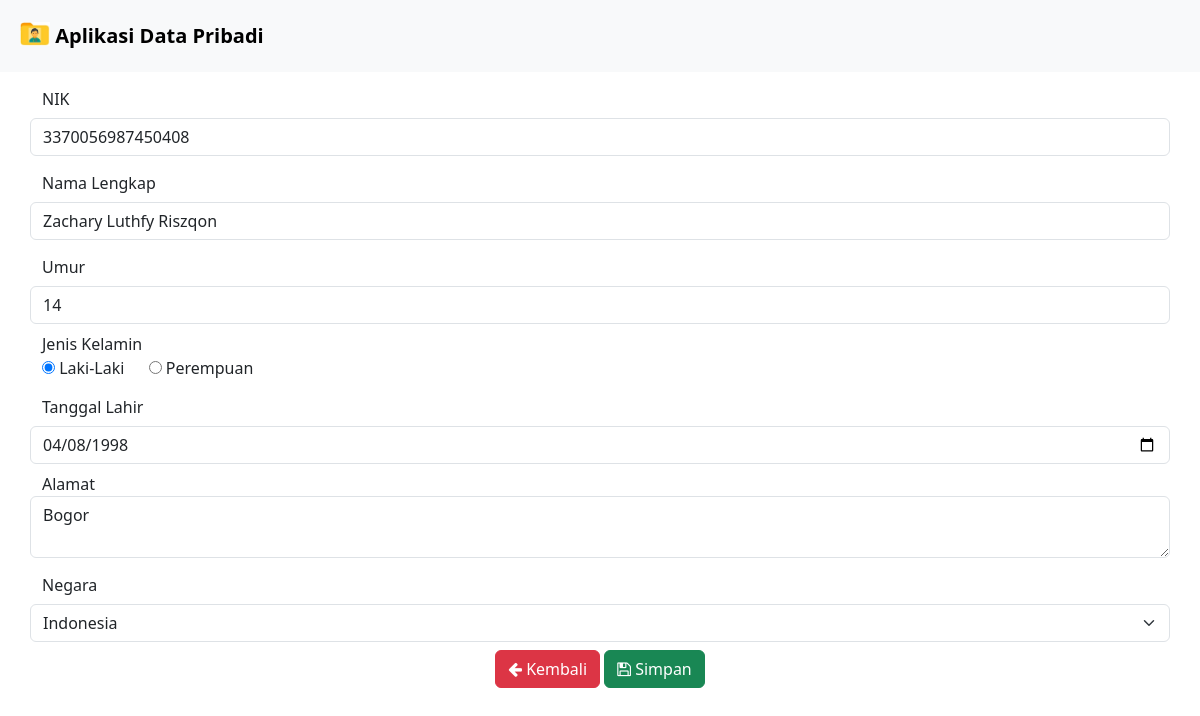
/kelola.php?ubah=32, run on the app's committed database.
### tables this page shows
CREATE TABLE `tb_pribadi` (
  `id` int(11) NOT NULL,
  `nik` varchar(16) NOT NULL,
  `nama_lengkap` text NOT NULL,
  `umur` int(11) NOT NULL,
  `tanggal_lahir` date NOT NULL,
  `jenis_kelamin` enum('Laki-Laki','Perempuan') NOT NULL,
  `alamat` text NOT NULL,
  `negara` varchar(50) NOT NULL
);

### kelola.php (the view, shortened to what this page needs)
<!DOCTYPE html>
      <?php
      include 'koneksi.php';
      $nik = '';
      $nama_lengkap = '';
      $umur = '';
      $tanggal_lahir = '';
      $jenis_kelamin = '';
      $alamat = '';
      $negara = '';
        if (isset($_GET['ubah'])){
          $id = $_GET['ubah'];
          $query = "SELECT * FROM tb_pribadi WHERE id = '$id';";
          $sql = mysqli_query($conn, $query);
          $result = mysqli_fetch_assoc($sql);
          $nik = $result['nik'];
          $nama_lengkap = $result['nama_lengkap'];
          $umur = $result['umur'];
          $tanggal_lahir = $result['tanggal_lahir'];
          $jenis_kelamin = $result['jenis_kelamin'];
          $alamat = $result['alamat'];
          $negara = $result['negara'];
        }
      ?>
<html lang="en">
  <head>
    <link href="css/bootstrap.min.css" rel="stylesheet" />
    <link rel="stylesheet" href="fontawesome/css/font-awesome.min.css" />
  </head>
  <body>
    <nav class="navbar bg-body-tertiary">
      <div class="container-fluid">
        <a class="navbar-brand fw-bold m-2" href="#">
          <img src="img/folder.jpg" alt="Logo" width="30" height="24" class="d-inline-block align-text-top" />
          Aplikasi Data Pribadi
        </a>
      </div>
    </nav>
    <div class="container mt-2">
      <form method="POST" action="process.php" enctype="multipart/form-data">
      <div class="mb-2 row">
        <label for="nik" class="col-sm-2 col-form-label">NIK</label>
        <input required type="number" class="form-control" name="nik" id="nik" placeholder="Example : 33700569..."  value="<?php echo $nik; ?>">
        </div>
      <div class="mb-2 row">
        <label for="nama" class="col-sm-2 col-form-label">Nama Lengkap</label>
        <input required type="text" class="form-control" name="nama_lengkap" id="nama" placeholder="Example : Zachary Luthfy Riszqon" value="<?php echo $nama_lengkap; ?>" />
      </div>
      <div class="mb-2 row">
        <label for="umur" class="col-sm-2 col-form-label">Umur</label>
        <input required type="number" class="form-control" name="umur" id="umur" placeholder="Example : 17" value="<?php echo $umur; ?>" />
      </div>
      <div>
        <label for="">Jenis Kelamin</label> <br />
        <input <?php if($jenis_kelamin == 'Laki-Laki'){echo "checked";} ?> required type="radio" name="jenis_kelamin" value="Laki-Laki" /> Laki-Laki
        <input <?php if($jenis_kelamin == 'Perempuan'){echo "checked";} ?> required style="margin-left: 20px" type="radio" name="jenis_kelamin" value="Perempuan" /> Perempuan
      </div>
      <div class="mb-2 row mt-2">
        <label for="tanggal_lahir" class="col-sm-2 col-form-label">Tanggal Lahir</label>
        <input value="<?php echo $tanggal_lahir; ?>" required type="date" class="form-control" name="tanggal_lahir" id="tanggal_lahir" placeholder="" />
      </div>
      <div class="mb-2 row">
        <label for="textarea">Alamat</label>
        <textarea required class="form-control" placeholder="Example : Los Angeles" name="alamat" id="textarea"><?php echo $alamat; ?></textarea>
      </div>
      <div class="mb-2 row mt-2">
        <label for="negara" class="col-sm-2 col-form-label">Negara</label>
        <select required id="negara" class="form-select" name="negara" aria-label="Default select example">
          <option <?php if($negara == 'Indonesia'){echo "selected";} ?> value="Indonesia">Indonesia</option>
        </select>
      </div>
      <div class="mb-2 row text-center">
        <div class="col">
          <a href="index.php" type="button" class="btn btn-danger"> <i class="fa fa-arrow-left" aria-hidden="true"></i> Kembali </a>
                  <?php
                      if (isset($_GET['ubah'])){
                    ?>
                  <button type="submit" name="aksi" value="edit" class="btn btn-success"><i class="fa fa-floppy-o" aria-hidden="true"></i> Simpan</button>
                <?php } else {
                ?>
                 <button type="sumbit" name="aksi" value="add" class="btn btn-success"><i class="fa fa-floppy-o" aria-hidden="true"></i> Tambah Data</button>
                  <?php
                  }
                  ?>
                </div>
      </div>
      </form>
      </div>
  </body>
</html>

### data on the page
tb_pribadi: nik "3370056987450408", nama_lengkap "Zachary Luthfy Riszqon", umur "14", jenis_kelamin "☑", tanggal_lahir "04/08/1998", alamat "Bogor", negara "Indonesia"
